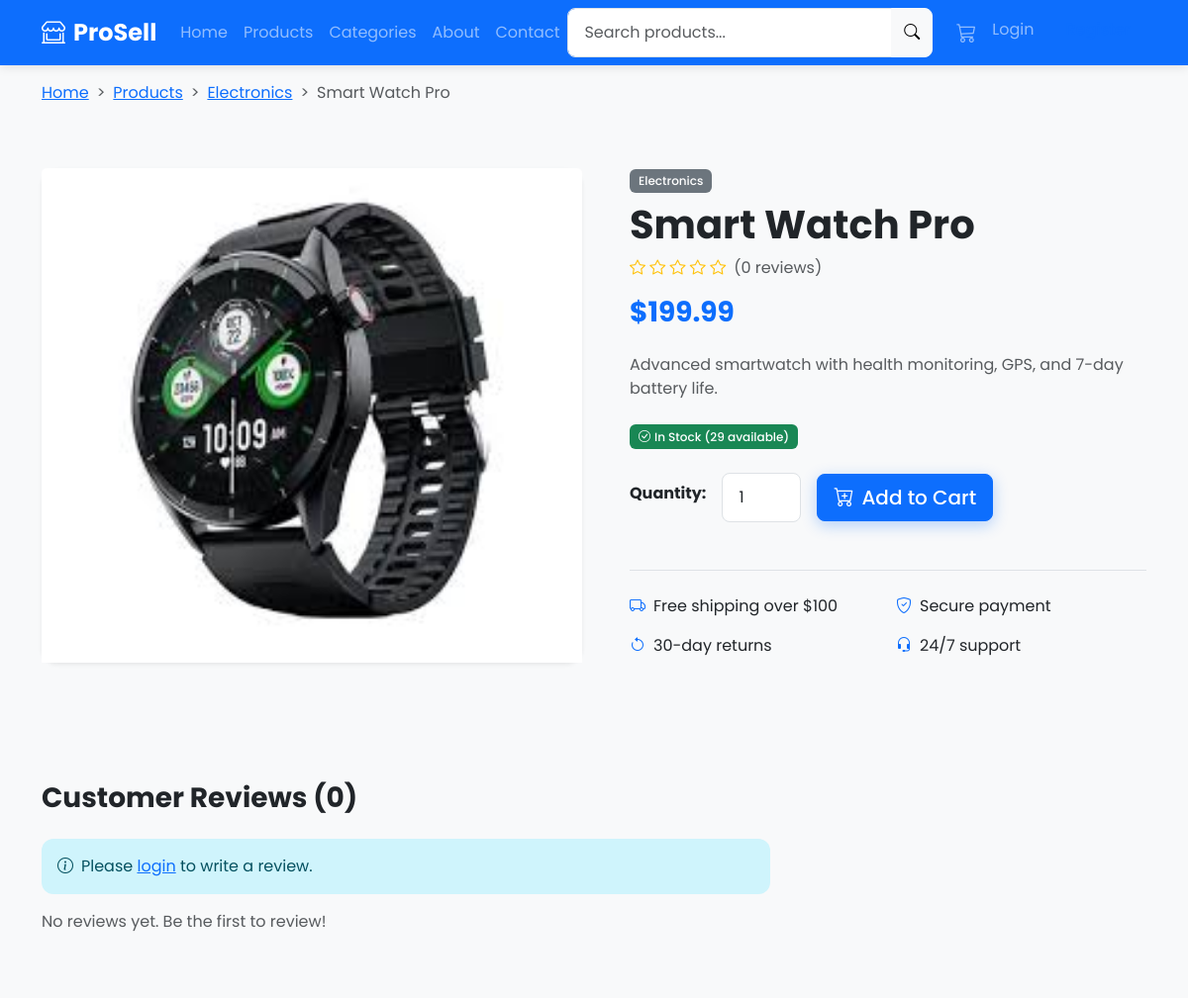
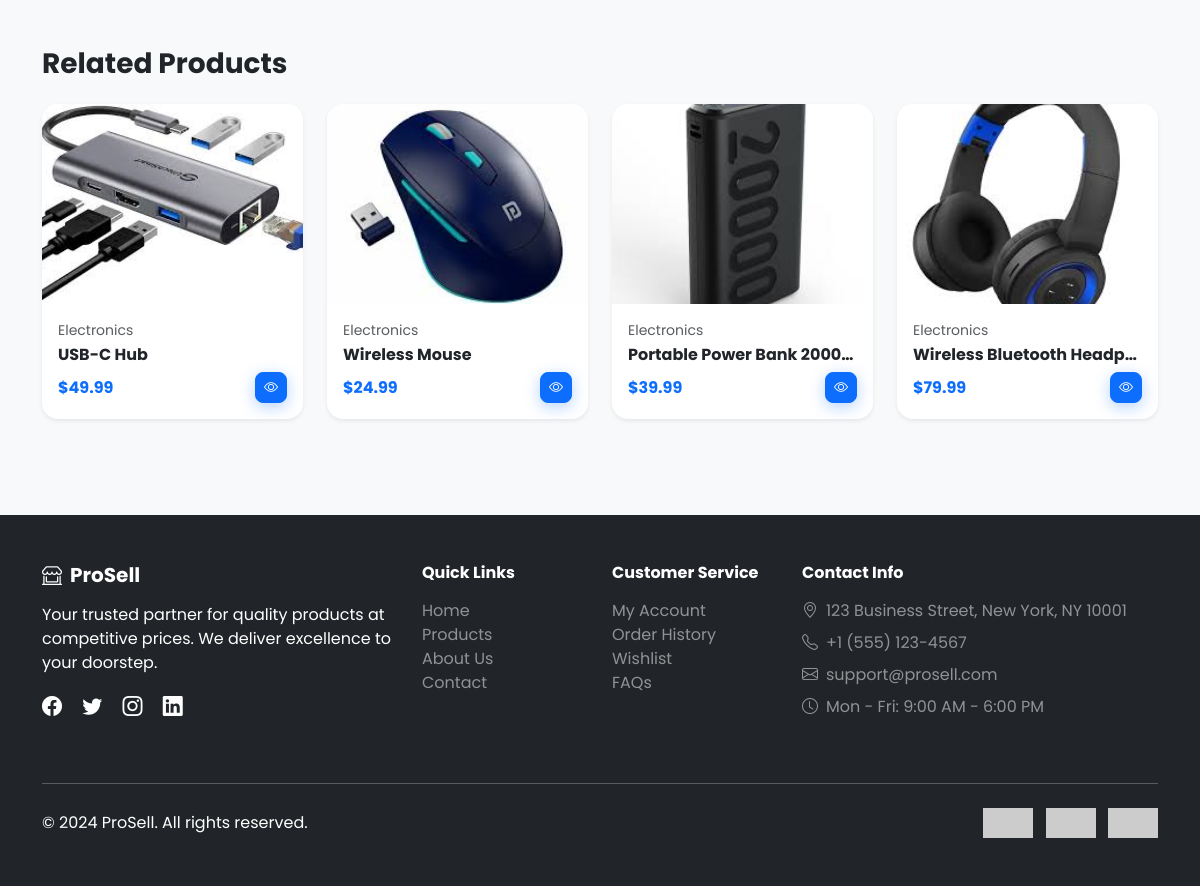
/products/smart-watch-pro/, run on the app's committed database (2 pictures, top to bottom).
### sales/models.py (models this page shows, shortened)
class Product(models.Model):
    category = models.ForeignKey(Category, on_delete=models.CASCADE, related_name='products')
    name = models.CharField(max_length=200)
    slug = models.SlugField(unique=True)
    description = models.TextField()
    price = models.DecimalField(max_digits=10, decimal_places=2)
    discount_price = models.DecimalField(max_digits=10, decimal_places=2, blank=True, null=True)
    stock = models.PositiveIntegerField(default=0)
    image = models.ImageField(upload_to='products/', blank=True, null=True)
    is_available = models.BooleanField(default=True)
    is_featured = models.BooleanField(default=False)
    created_at = models.DateTimeField(auto_now_add=True)
    updated_at = models.DateTimeField(auto_now=True)
    class Meta:
        ordering = ['-created_at']
    def is_in_stock(self):
        return self.stock > 0

class Category(models.Model):
    name = models.CharField(max_length=100, unique=True)
    slug = models.SlugField(unique=True)
    description = models.TextField(blank=True)
    image = models.ImageField(upload_to='categories/', blank=True, null=True)
    is_active = models.BooleanField(default=True)
    created_at = models.DateTimeField(auto_now_add=True)
    class Meta:
        verbose_name_plural = 'Categories'
        ordering = ['name']

### sales/views.py (the view)
# urls.py: path('products/<slug:slug>/', views.product_detail, name='product_detail'),
def product_detail(request, slug):
    product = get_object_or_404(Product, slug=slug, is_available=True)
    related_products = Product.objects.filter(category=product.category, is_available=True).exclude(id=product.id)[:4]
    reviews = product.reviews.all()
    user_review = None
    if request.user.is_authenticated:
        customer, _ = Customer.objects.get_or_create(
            user=request.user
        )
        user_review = reviews.filter(customer=customer).first()
    in_wishlist = False
    if request.user.is_authenticated:
        customer, _ = Customer.objects.get_or_create(
            user=request.user
        )
        in_wishlist = Wishlist.objects.filter(customer=customer, product=product).exists()
    if request.method == 'POST' and request.user.is_authenticated:
        review_form = ReviewForm(request.POST)
        if review_form.is_valid():
            review = review_form.save(commit=False)
            review.product = product
            review.customer = request.user.customer
            review.save()
            messages.success(request, 'Your review has been submitted!')
            return redirect('product_detail', slug=slug)
    else:
        review_form = ReviewForm()
    context = {
        'product': product,
        'related_products': related_products,
        'reviews': reviews,
        'review_form': review_form,
        'user_review': user_review,
        'in_wishlist': in_wishlist,
    }
    return render(request, 'sales/product_detail.html', context)

### templates/sales/product_detail.html (shortened to what this page needs)
{% extends 'base.html' %}
{% load custom_filters %}
{% block content %}
<section class="bg-light py-3">
    <div class="container">
        <nav aria-label="breadcrumb">
            <ol class="breadcrumb mb-0">
                <li class="breadcrumb-item"><a href="{% url 'home' %}">Home</a></li>
                <li class="breadcrumb-item"><a href="{% url 'product_list' %}">Products</a></li>
                <li class="breadcrumb-item"><a href="{% url 'product_list' %}?category={{ product.category.slug }}">{{ product.category.name }}</a></li>
                <li class="breadcrumb-item active" aria-current="page">{{ product.name }}</li>
            </ol>
        </nav>
    </div>
</section>
<section class="py-5">
    <div class="container">
        <div class="row">
            <div class="col-lg-6 mb-4">
                <div class="card border-0 shadow-sm">
                    <img src="{% if product.image %}{{ product.image.url }}{% else %}https://via.placeholder.com/600x600?text={{ product.name|urlencode }}{% endif %}"
                         class="card-img-top" alt="{{ product.name }}" style="max-height: 500px; object-fit: cover;">
                </div>
            </div>
            <div class="col-lg-6">
                <div class="ps-lg-4">
                    <span class="badge bg-secondary mb-2">{{ product.category.name }}</span>
                    <h1 class="fw-bold mb-2">{{ product.name }}</h1>
                    <div class="d-flex align-items-center mb-3">
                        <div class="text-warning">
                            {% for i in "12345" %}
                                <i class="bi bi-star{% if forloop.counter <= product.average_rating|default:0 %}-fill{% endif %}"></i>
                            {% endfor %}
                        </div>
                        <span class="text-muted ms-2">({{ reviews.count }} reviews)</span>
                    </div>
                    <div class="mb-4">
                        {% if product.discount_price %}
                            <h3 class="text-danger fw-bold mb-0">${{ product.discount_price }}</h3>
                            <p class="text-muted text-decoration-line-through mb-0">${{ product.price }}</p>
                            <span class="badge bg-success">You save ${{ product.price|sub:product.discount_price }}</span>
                        {% else %}
                            <h3 class="text-primary fw-bold mb-0">${{ product.price }}</h3>
                        {% endif %}
                    </div>
                    <p class="text-muted mb-4">{{ product.description }}</p>
                    <div class="mb-4">
                        {% if product.is_in_stock %}
                            <span class="badge bg-success"><i class="bi bi-check-circle me-1"></i>In Stock ({{ product.stock }} available)</span>
                        {% else %}
                            <span class="badge bg-danger"><i class="bi bi-x-circle me-1"></i>Out of Stock</span>
                        {% endif %}
                    </div>
                    {% if product.is_in_stock %}
                        <form action="{% url 'cart_add' product.id %}" method="post" class="mb-4">
                            <div class="row g-3 align-items-center">
                                <div class="col-auto">
                                    <label for="quantity" class="form-label fw-bold">Quantity:</label>
                                </div>
                                <div class="col-auto">
                                    <input type="number" name="quantity" id="quantity" class="form-control"
                                           value="1" min="1" max="{{ product.stock }}" style="width: 80px;">
                                </div>
                                <div class="col-auto">
                                    <button type="submit" class="btn btn-primary btn-lg">
                                        <i class="bi bi-cart-plus me-2"></i>Add to Cart
                                    </button>
                                </div>
                            </div>
                        </form>
                    {% endif %}
                    <div class="border-top pt-4">
                        <div class="row g-3">
                            <div class="col-6">
                                <i class="bi bi-truck text-primary me-2"></i>Free shipping over $100
                            </div>
                            <div class="col-6">
                                <i class="bi bi-shield-check text-primary me-2"></i>Secure payment
                            </div>
                            <div class="col-6">
                                <i class="bi bi-arrow-counterclockwise text-primary me-2"></i>30-day returns
                            </div>
                            <div class="col-6">
                                <i class="bi bi-headset text-primary me-2"></i>24/7 support
                            </div>
                        </div>
                    </div>
                </div>
            </div>
        </div>
    </div>
</section>
<section class="py-5 bg-light">
    <div class="container">
        <div class="row">
            <div class="col-lg-8">
                <h3 class="fw-bold mb-4">Customer Reviews ({{ reviews.count }})</h3>
                {% if user.is_authenticated %}
                    {% if not user_review %}
                        <div class="card border-0 shadow-sm mb-4">
                            <div class="card-body">
                                <h5 class="fw-bold mb-3">Write a Review</h5>
                                <form method="post">
                                    {% csrf_token %}
                                    <div class="mb-3">
                                        <label class="form-label">Rating</label>
                                        {{ review_form.rating }}
                                    </div>
                                    <div class="mb-3">
                                        <label class="form-label">Your Review</label>
                                        {{ review_form.comment }}
                                    </div>
                                    <button type="submit" class="btn btn-primary">Submit Review</button>
                                </form>
                            </div>
                        </div>
                    {% else %}
                        <div class="alert alert-info">
                            <i class="bi bi-info-circle me-2"></i>You have already reviewed this product.
                        </div>
                    {% endif %}
                {% else %}
                    <div class="alert alert-info">
                        <i class="bi bi-info-circle me-2"></i>Please <a href="{% url 'login' %}">login</a> to write a review.
                    </div>
                {% endif %}
                {% for review in reviews %}
                    <div class="card border-0 shadow-sm mb-3">
                        <div class="card-body">
                            <div class="d-flex justify-content-between align-items-start mb-2">
                                <div>
                                    <h6 class="fw-bold mb-1">{{ review.customer }}</h6>
                                    <div class="text-warning small">
                                        {% for i in "12345" %}
                                            <i class="bi bi-star{% if forloop.counter <= review.rating %}-fill{% endif %}"></i>
                                        {% endfor %}
                                    </div>
                                </div>
                                <small class="text-muted">{{ review.created_at|date:"M d, Y" }}</small>
                            </div>
                            <p class="mb-0">{{ review.comment }}</p>
                        </div>
                    </div>
                {% empty %}
                    <p class="text-muted">No reviews yet. Be the first to review!</p>
                {% endfor %}
            </div>
        </div>
    </div>
</section>
<section class="py-5">
    <div class="container">
        <h3 class="fw-bold mb-4">Related Products</h3>
        <div class="row g-4">
            {% for product in related_products %}
                <div class="col-lg-3 col-md-4 col-sm-6">
                    <div class="card product-card h-100 border-0 shadow-sm">
                        <div class="position-relative">
                            <img src="{% if product.image %}{{ product.image.url }}{% else %}https://via.placeholder.com/300x300?text={{ product.name|urlencode }}{% endif %}"
                                 class="card-img-top" alt="{{ product.name }}" style="height: 200px; object-fit: cover;">
                        </div>
                        <div class="card-body">
                            <p class="text-muted small mb-1">{{ product.category.name }}</p>
                            <h6 class="card-title fw-bold text-truncate">{{ product.name }}</h6>
                            <div class="d-flex justify-content-between align-items-center">
                                <span class="text-primary fw-bold">${{ product.price }}</span>
                                <a href="{% url 'product_detail' product.slug %}" class="btn btn-primary btn-sm">
                                    <i class="bi bi-eye"></i>
                                </a>
                            </div>
                        </div>
                    </div>
                </div>
            {% empty %}
                <div class="col-12 text-center py-5">
                    <p class="text-muted">No related products found.</p>
                </div>
            {% endfor %}
        </div>
    </div>
</section>
{% endblock %}

### data on the page
Product: category.name "Electronics", name "Smart Watch Pro", image (picture), count "0", price "199.99", description "Advanced smartwatch with health monitoring, GPS, and 7-day battery life.", stock "29"
Product: image (picture), category.name "Electronics", name "USB-C Hub", price "49.99"
Product: image (picture), category.name "Electronics", name "Wireless Mouse", price "24.99"
Product: image (picture), category.name "Electronics", name "Portable Power Bank 2000…", price "39.99"
Product: image (picture), category.name "Electronics", name "Wireless Bluetooth Headp…", price "79.99"

### other printed values
{{ reviews.count }} "0"
